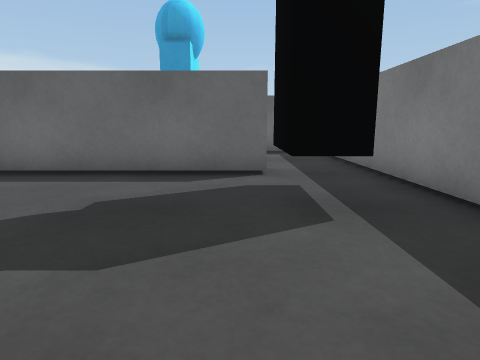
[1] (above)

12 first-person views from a walk through a scene from a Unity 3-D project. The camera is 0.51 m above the floor, tilts 10° down and sees 75° across. The floor is counted in squares, 0.5 m on a side. Each view is taken from the middle of a square. On the plan, view 1 faces up. The plan holds only what a view shows up to about 12 squares ahead; the rest is blank. The place goes on beyond the plan.

[2]
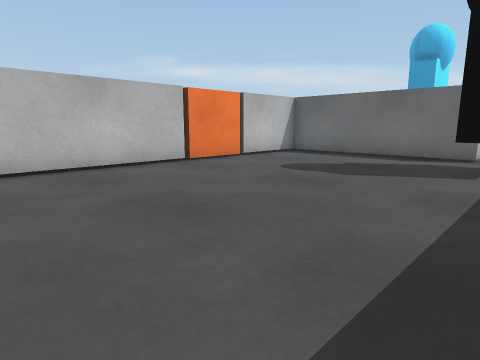

[3]
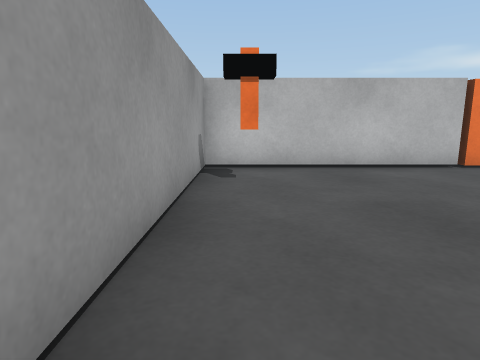

[4]
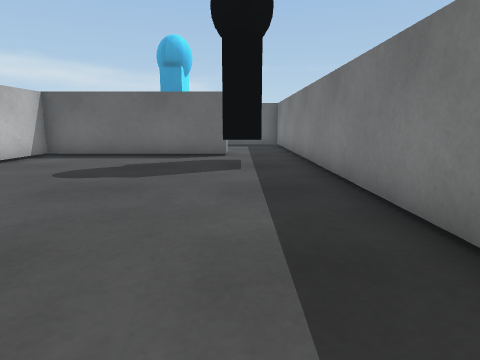

[5]
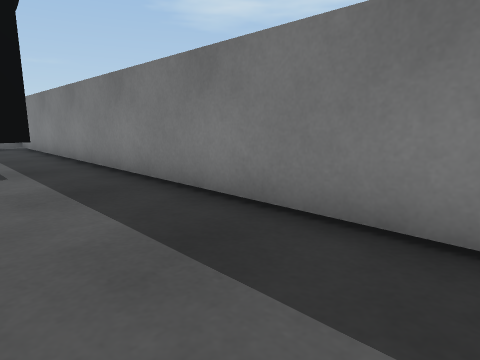

[6]
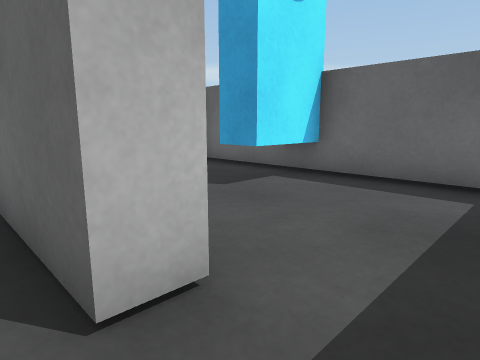

[7]
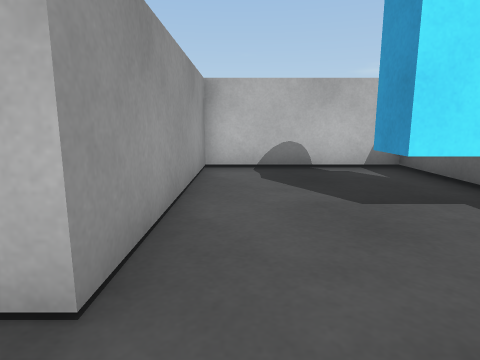

[8]
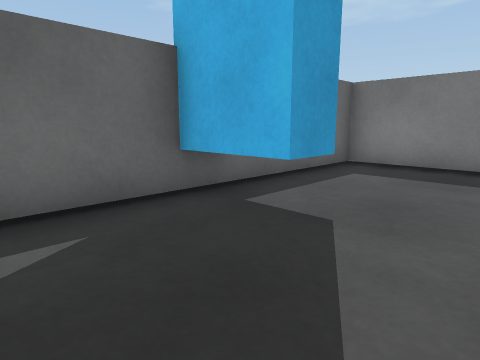

[9]
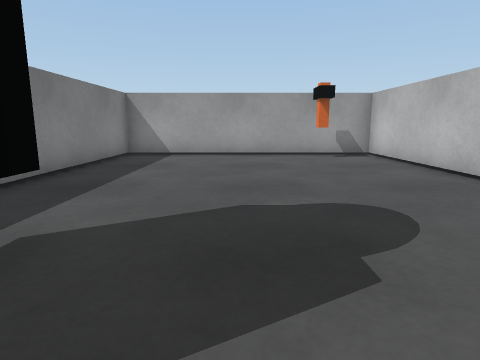

[10]
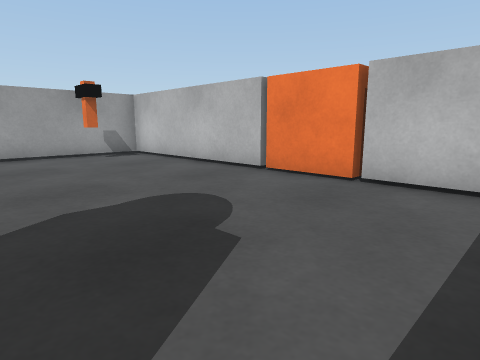

[11]
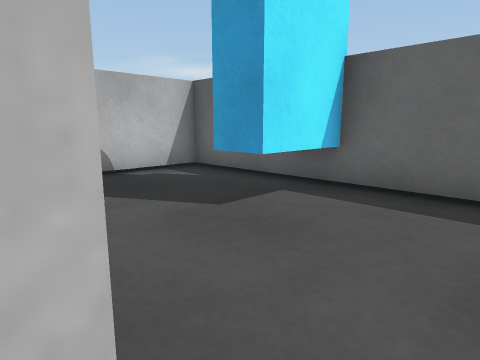

[12]
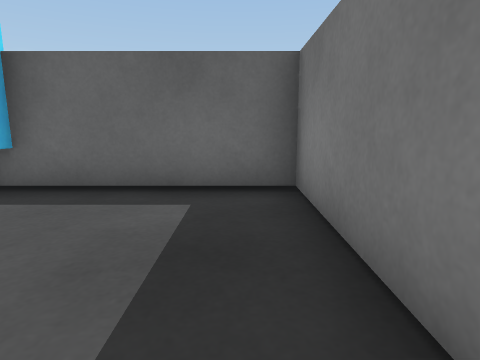

### Floor plan
Points are (right, up) in squares from view 1. A wall is a line through its corners. A room is listed if a view was taken in it or the views show most of it. See-through windows are left out.
Room 1 (views 1, 2, 3, 4, 5, 6, 9, 10)
walls: (-5.5, 1.2) (-5.5, -4.8) (2.9, -4.8) (2.9, 6.6); (0.6, 6.5) (-5.5, 6.5) (-5.5, 3.6)
ways out: opening at (1.5, 7) to room 2; gap at (-6, 1)
objects: other object (-4, -4); other object (1, 4) to (1, 5)
Room 2 (views 7, 8, 11, 12)
walls: (2.9, 6.6) (2.9, 11.8) (-5.5, 11.8) (-5.5, 7.2) (0.6, 7.2) (0.6, 6.5)
ways out: opening at (1.5, 7) to room 1
objects: other object (-2, 10) to (-2, 11)

Where each view was taken, in squares from view 1:
view 1: 0 up, 0 right, facing up
view 2: 4 down, 2 right, facing up-left
view 3: 4 down, 2 right, facing left
view 4: 4 down, 1 right, facing up
view 5: 4 down, 0 right, facing up-right
view 6: 6 up, 2 right, facing up-left
view 7: 8 up, 2 right, facing left
view 8: 8 up, 5 left, facing up-right
view 9: 6 up, 1 left, facing down
view 10: 6 up, 0 right, facing down-left
view 11: 7 up, 1 right, facing up-left
view 12: 7 up, 2 right, facing up
